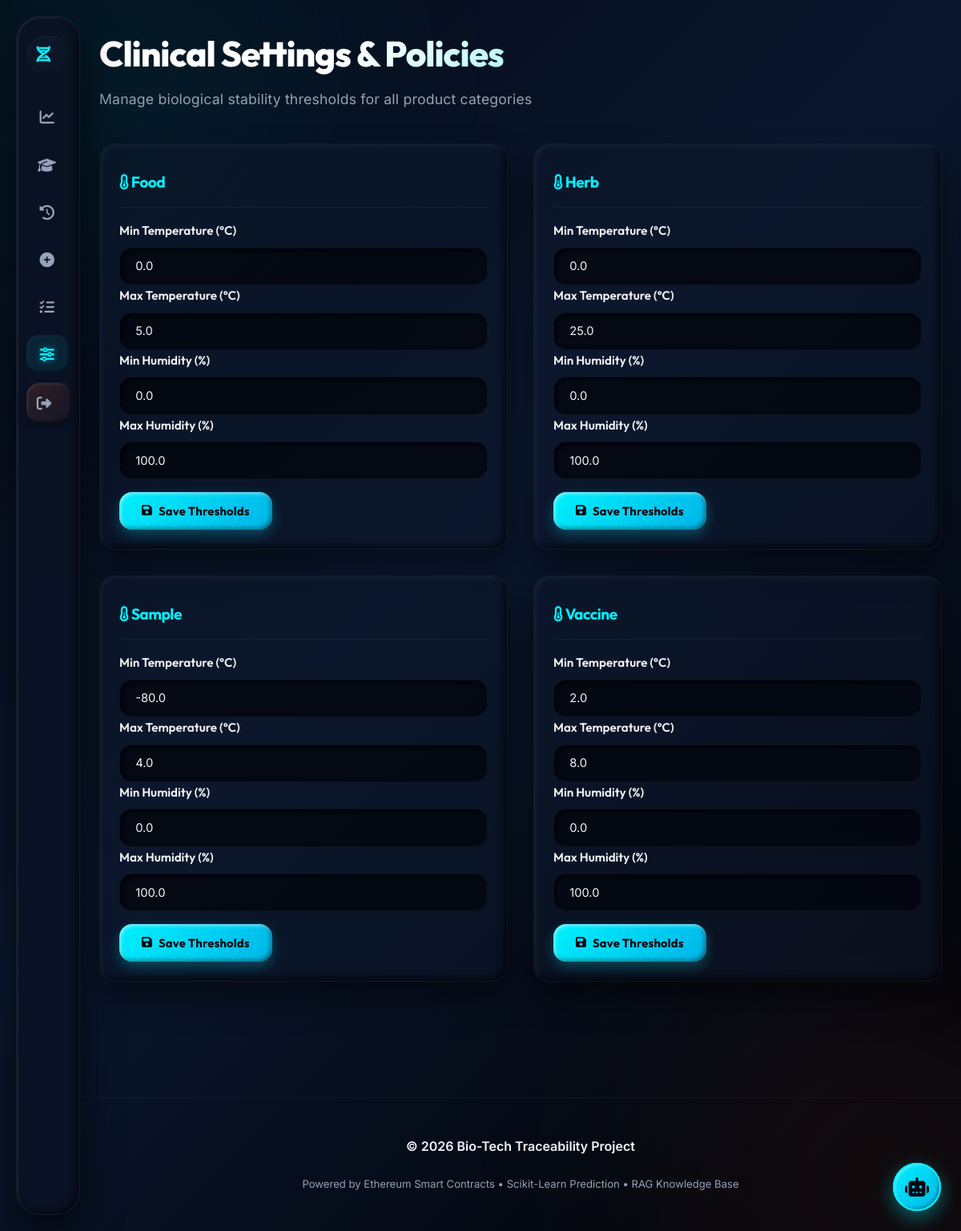
/settings (signed in), run on the app's committed database.
### models.py (models this page shows)
class ThresholdPolicy(db.Model):
    id = db.Column(db.Integer, primary_key=True)
    product_type = db.Column(db.String(64), unique=True, nullable=False) # vaccine, herb, sample, food
    min_temp = db.Column(db.Float, nullable=False)
    max_temp = db.Column(db.Float, nullable=False)
    min_humidity = db.Column(db.Float, nullable=True)
    max_humidity = db.Column(db.Float, nullable=True)

### app.py (the view, shortened to what this page needs)
@app.route('/settings', methods=['GET', 'POST'])
@login_required
@roles_required('admin')
def settings():
    policies = ThresholdPolicy.query.order_by(ThresholdPolicy.product_type).all()
    return render_template('settings.html', policies=policies)

### app.py (called while the page is built)
def roles_required(*roles):
    def decorator(f):
        @wraps(f)
        def decorated_function(*args, **kwargs):
            if not current_user.is_authenticated:
                return redirect(url_for('login'))
            if current_user.role not in roles:
                flash(f"Unauthorized: This action requires {', '.join(roles)} permissions.", 'error')
                return redirect(url_for('dashboard'))
            return f(*args, **kwargs)
        return decorated_function
    return decorator

@login_manager.user_loader
def load_user(id):
    return db.session.get(User, int(id))

### templates/settings.html (shortened to what this page needs)
{% extends "base.html" %}
{% block content %}
<section class="page-section fade-in">
    <hgroup>
        <h1>Clinical Settings & Policies</h1>
        <h3>Manage biological stability thresholds for all product categories</h3>
    </hgroup>
    <div class="dashboard-grid">
        {% for policy in policies %}
        <article class="batch-card fade-in">
            <header style="margin-bottom: 1rem; border-bottom: 1px solid var(--glass-border); padding-bottom: 0.5rem;">
                <h4 style="color: var(--brand-teal); text-transform: capitalize;"><i class="fa-solid fa-temperature-half"></i> {{ policy.product_type }}</h4>
            </header>
            <form method="POST" action="{{ url_for('settings') }}">
                <div class="grid">
                    <div>
                        <label>Min Temperature (°C)</label>
                        <input type="number" step="0.1" name="min_temp" value="{{ policy.min_temp }}" required>
                    </div>
                    <div>
                        <label>Max Temperature (°C)</label>
                        <input type="number" step="0.1" name="max_temp" value="{{ policy.max_temp }}" required>
                    </div>
                </div>
                <div class="grid">
                    <div>
                        <label>Min Humidity (%)</label>
                        <input type="number" step="0.1" name="min_humidity" value="{{ policy.min_humidity if policy.min_humidity is not none else '' }}">
                    </div>
                    <div>
                        <label>Max Humidity (%)</label>
                        <input type="number" step="0.1" name="max_humidity" value="{{ policy.max_humidity if policy.max_humidity is not none else '' }}">
                    </div>
                </div>
                <button type="submit" class="primary-btn full-width" style="margin-top: 1rem;">
                    <i class="fa-solid fa-save"></i> Save Thresholds
                </button>
            </form>
        </article>
        {% endfor %}
    </div>
</section>
{% endblock %}

### data on the page
ThresholdPolicy: product_type "Food", min_temp "0.0", max_temp "5.0", min_humidity "0.0", max_humidity "100.0"
ThresholdPolicy: product_type "Herb", min_temp "0.0", max_temp "25.0", min_humidity "0.0", max_humidity "100.0"
ThresholdPolicy: product_type "Sample", min_temp "-80.0", max_temp "4.0", min_humidity "0.0", max_humidity "100.0"
ThresholdPolicy: product_type "Vaccine", min_temp "2.0", max_temp "8.0", min_humidity "0.0", max_humidity "100.0"
